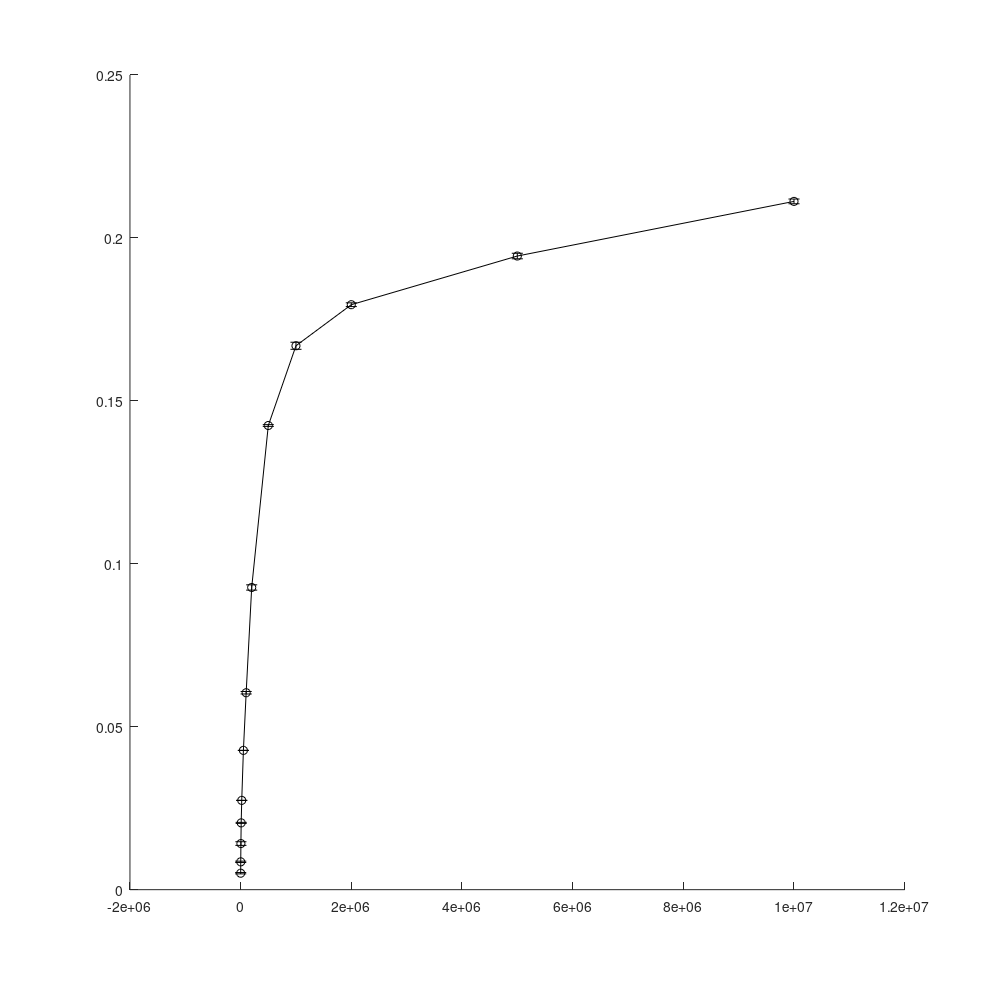

The MATLAB script that drew this image: (Note: this script raises an error after producing the figure.)
% Make a figure from the completeness index calculations made in
% make_part_C_data

% For only one SN ratio only

% Load the CI data
load NPIF_part_C_CIdata_SN1

% Pick the method used
approx_CI = approx_CI_method1;
ideal_CI = ideal_CI_method1;
method_name = 'NVI - 100 bins';
% approx_CI = approx_CI_method2;
% ideal_CI = ideal_CI_method2;
% method_name = 'SSQ';

% Collapse the replicates and pseudoreplicates for the approximate CI data
approx_CI_values = permute(reshape(permute(approx_CI, [4, 3, 2, 1]),...
    [size(approx_CI, 3) * size(approx_CI, 4), size(approx_CI, 2), size(approx_CI, 1)]), [3, 2, 1]);

% Get average and stdev of the approximate CI values
approx_CI_mean = mean(approx_CI_values, 3);
approx_CI_median = median(approx_CI_values, 3);
approx_CI_stdev = std(approx_CI_values, 0, 3);
approx_CI_mad = mad(approx_CI_values, 1, 3);

% Get average and stdev of the ideal CI values
ideal_CI_mean = mean(ideal_CI, 3);
ideal_CI_stdev = std(ideal_CI, 0, 3);

% Make figure
hfig = figure;
set(gcf, 'Position', [100, 100, 1000, 1000]);
set(gcf, 'PaperPositionMode', 'auto');
hold on
errorbar(true_event_numbers, ideal_CI_mean, ideal_CI_stdev, 'ko-', 'markerfacecolor', 'k', 'markersize', 3);
%errorbar(true_event_numbers, approx_CI_mean, approx_CI_stdev, 'ko-', 'markerfacecolor', 'k', 'markersize', 3);
errorbar(true_event_numbers, approx_CI_median, approx_CI_mad, 'ro-', 'markerfacecolor', 'k', 'markersize', 3);
xlabel('Number of events');
ylabel('Completeness index');
set(gca,'XScale','log');
ylim([0, 1]);
xlim([1e3, 1e7]);
title({'Ideal vs Approximated Completeness Index', ['S/N ratio = ', num2str(SN_ratio), '; Method = ', method_name]});
hold off